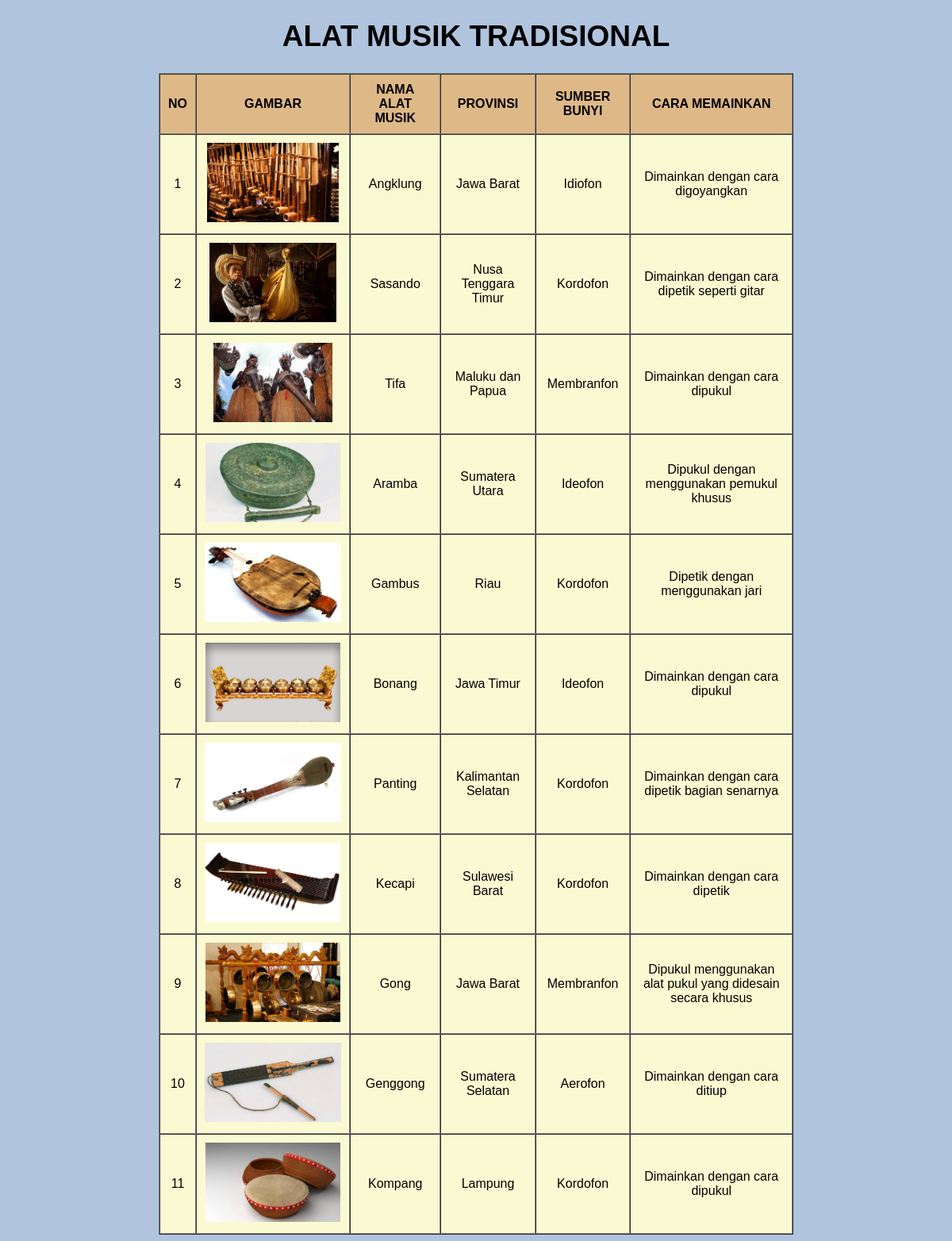
The page /P5_PW_193040159/Latihan5b/index.php on the database its author committed.
### tables this page shows
CREATE TABLE `alat_musik` (
  `id` int(11) NOT NULL,
  `gambar` varchar(100) DEFAULT NULL,
  `nama_alat_musik` varchar(100) DEFAULT NULL,
  `provinsi` varchar(100) DEFAULT NULL,
  `sumber_bunyi` varchar(100) DEFAULT NULL,
  `cara_memainkan` varchar(100) DEFAULT NULL
);

### P5_PW_193040159/Latihan5b/php/functions.php (called while the page is built)
<?php
    function koneksi() {
        $conn = mysqli_connect("localhost", "root", "") or die("koneksi ke DB gagal");
        mysqli_select_db($conn, "tubes_193040159") or die("Database salah!");
        return $conn;
    }
    function query($sql) {
        $conn = koneksi();
        $result = mysqli_query($conn, "$sql");
        $rows = [];
        while ($row = mysqli_fetch_assoc($result)) {
            $rows[] = $row;
        }
        return $rows;
    }

### P5_PW_193040159/Latihan5b/index.php (the view, shortened to what this page needs)
<?php
require 'php/functions.php';
$alat_musik = query("SELECT * FROM alat_musik");
?>
<!DOCTYPE html>
<html lang="en">
<head>
    <link rel="stylesheet" href="css/style.css">
</head>
<body>
    <div class="container">
        <h1>ALAT MUSIK TRADISIONAL</h1>
        <table border='1' cellspacing='0' cellpadding='10'>
            <thead>
                <tr>
                    <td>NO</td>
                    <td>GAMBAR</td>
                    <td>NAMA ALAT MUSIK</td>
                    <td>PROVINSI</td>
                    <td>SUMBER BUNYI</td>
                    <td>CARA MEMAINKAN</td>
                </tr>
            </thead>
            <tbody>
                <?php $no = 1; ?>
                <?php foreach ($alat_musik as $am) : ?>
                    <tr>
                        <td><?= $no ?></td>
                        <td><img src="assets/img/<?= $am['gambar']; ?>"></td>
                        <td><?= $am['nama_alat_musik']; ?></td>
                        <td><?= $am['provinsi']; ?></td>
                        <td><?= $am['sumber_bunyi']; ?></td>
                        <td><?= $am['cara_memainkan']; ?></td>
                    </tr>
                    <?php $no++; ?>
                <?php endforeach; ?>
            </tbody>
        </table>
    </div>
</body>
</html>

### P5_PW_193040159/Latihan5b/css/style.css (style rules this page uses)
body { background-color: lightsteelblue; }
thead { background-color: burlywood; }
h1 { text-align: center; font-family: Arial, Helvetica, sans-serif; font-size: 37px; }
table { background-color: lightgoldenrodyellow; font-family: Arial, Helvetica, sans-serif; }
thead { font-weight: bold; text-align: center; }
img { height:100px; }
tbody { text-align: center; }
.container { width: 800px; margin: 0px auto 0px auto; }

### rows shown on the page
alat_musik: gambar (picture), nama_alat_musik "Angklung", provinsi "Jawa Barat", sumber_bunyi "Idiofon", cara_memainkan "Dimainkan dengan cara digoyangkan"
alat_musik: gambar (picture), nama_alat_musik "Sasando", provinsi "Nusa Tenggara Timur", sumber_bunyi "Kordofon", cara_memainkan "Dimainkan dengan cara dipetik seperti gitar"
alat_musik: gambar (picture), nama_alat_musik "Tifa", provinsi "Maluku dan Papua", sumber_bunyi "Membranfon", cara_memainkan "Dimainkan dengan cara dipukul"
alat_musik: gambar (picture), nama_alat_musik "Aramba", provinsi "Sumatera Utara", sumber_bunyi "Ideofon", cara_memainkan "Dipukul dengan menggunakan pemukul khusus"
alat_musik: gambar (picture), nama_alat_musik "Gambus", provinsi "Riau", sumber_bunyi "Kordofon", cara_memainkan "Dipetik dengan menggunakan jari"
alat_musik: gambar (picture), nama_alat_musik "Bonang", provinsi "Jawa Timur", sumber_bunyi "Ideofon", cara_memainkan "Dimainkan dengan cara dipukul"
alat_musik: gambar (picture), nama_alat_musik "Panting", provinsi "Kalimantan Selatan", sumber_bunyi "Kordofon", cara_memainkan "Dimainkan dengan cara dipetik bagian senarnya"
alat_musik: gambar (picture), nama_alat_musik "Kecapi", provinsi "Sulawesi Barat", sumber_bunyi "Kordofon", cara_memainkan "Dimainkan dengan cara dipetik"
alat_musik: gambar (picture), nama_alat_musik "Gong", provinsi "Jawa Barat", sumber_bunyi "Membranfon", cara_memainkan "Dipukul menggunakan alat pukul yang didesain secara khusus"
alat_musik: gambar (picture), nama_alat_musik "Genggong", provinsi "Sumatera Selatan", sumber_bunyi "Aerofon", cara_memainkan "Dimainkan dengan cara ditiup"
alat_musik: gambar (picture), nama_alat_musik "Kompang", provinsi "Lampung", sumber_bunyi "Kordofon", cara_memainkan "Dimainkan dengan cara dipukul"
